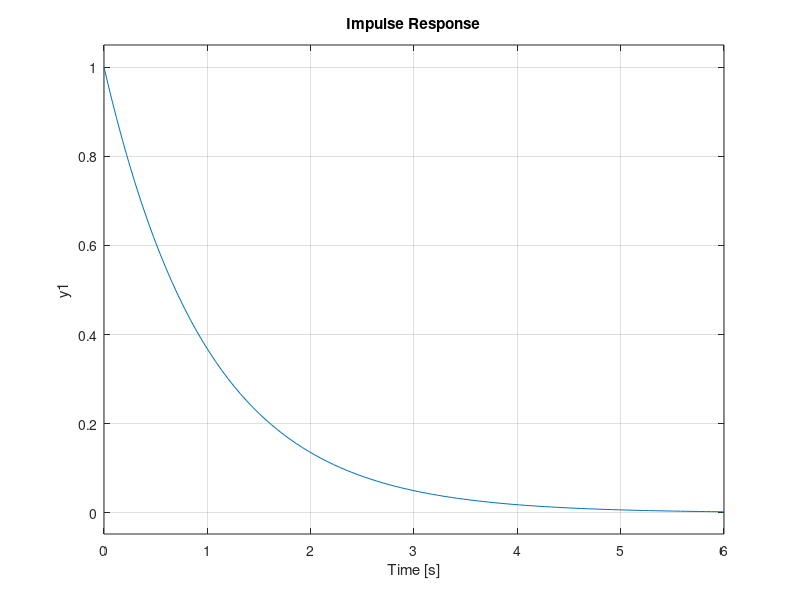

Here is the MATLAB script that generated this plot: (Note: this script raises an error after producing the figure.)
%% Title:Control System-Second Order System
%Author:Kinjal Kundu
%PS No:99003744
%Date:10/04/2021
%Version:1.0


%% This Document has equation for DC Motor
%Equation:dVout/dt=Vin/RC
%T(s)=(1/(R*C)/(s)

%% Math analysis
%dependent variables:Vout,Vin
%independent variables:t
%constant:R,C
%Roots:0


%% Basic
T=1
sys1 = tf([1],[T,1])
subplot(5,2,1)
step(sys1)
subplot(5,2,2)
impulse(sys1)
S = stepinfo(sys1)
p1=pole(sys1)
z1=zero(sys1)

%% With Gain
T=1;
k=5;
sys_G = k*tf([1],[T,1])
subplot(5,2,3)
step(sys_G)
subplot(5,2,4)
impulse(sys_G)
S = stepinfo(sys_G);
p_g=pole(sys_G)
z_g=zero(sys_G)

%% With PI
T=1;
k=5;
Kp=10;
I=tf([10],[1,0]);  %Ki
PI=Kp+I;
sys_PI = PI*tf([1],[T,1])
subplot(5,2,5)
step(sys_PI)
subplot(5,2,6)
impulse(sys_PI)
S = stepinfo(sys_PI);
p_pi=pole(sys_PI)
z_pi=zero(sys_PI)
%% With PD
T=1;
k=5;
Kp=10;
D=tf([10,1],[0,1]);  %Kd
PD=Kp+D;
sys_PD = PD*tf([1],[T,1])
subplot(5,2,7)
step(sys_PD)
subplot(5,2,8)
impulse(sys_PD)
S = stepinfo(sys_PD);
p_pd=pole(sys_PD)
z_pd=zero(sys_PD)

%% With PID
T=1;
k=5;
Kp=10;
D=tf([10,1],[0,1]);  %Kd
I=tf([10],[1,0]);  %Ki
PID=Kp+D+I;
sys_PID = PID*tf([1],[T,1])
subplot(5,2,9)
step(sys_PID)
subplot(5,2,10)
impulse(sys_PID)
S = stepinfo(sys_PID);
p_pid=pole(sys_PID)
z_pid=zero(sys_PID)

%%
figure
pzmap(sys1)
%pzmap(sys_G)
%pzmap(sys_PI)
%pzmap(sys_PD)
%pzmap(sys_PID)


pidTuner(sys1)
pidTuner(sys_G)
pidTuner(sys_PI)
pidTuner(sys_PD)
pidTuner(sys_PID)

%% Analysis
% For normal system the poles are origin hence the system is marginally
% stable
% For gain system the poles are at same hence the system is marginally
% stable
% For PI system one zero at -1 ,since poles are not negative it is not
% stable
% For PD system 2 zeros are added 
% By comparing all the sytem PD and PID are more stable with less rise time
% and settling time and better overshoot
% For PD 


